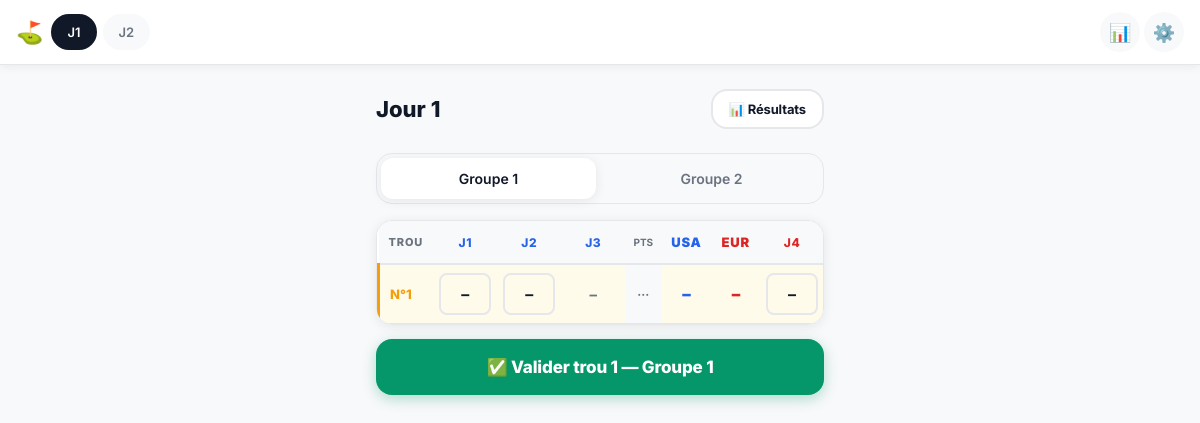
The page /jour/1/saisie/1/ on the database as committed earlier.
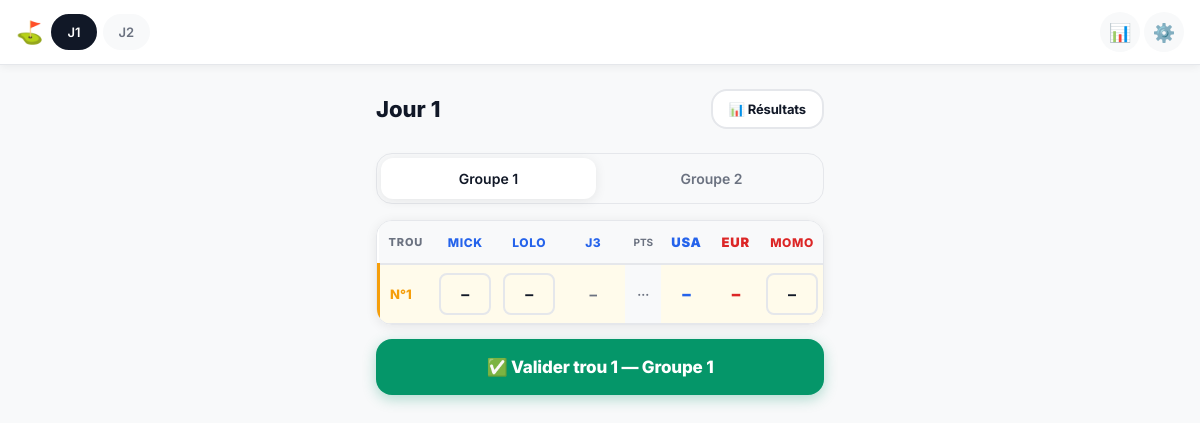
The same page on the database as committed later.
### golf/models.py (models this page shows, shortened)
class Player(models.Model):
    SAISIE_GROUP_CHOICES = [(1, 'Groupe 1'), (2, 'Groupe 2')]
    team = models.ForeignKey(
        Team, on_delete=models.CASCADE, related_name='players'
    )
    name = models.CharField(max_length=100)
    order = models.IntegerField(default=0)
    saisie_group = models.IntegerField(choices=SAISIE_GROUP_CHOICES, default=1)
    class Meta:
        ordering = ['team__order', 'order']

### golf/views.py (the view)
# urls.py: path('jour/<int:day_id>/saisie/<int:group>/', views.saisie, name='saisie'),
def saisie(request, day_id, group=1):
    day = get_object_or_404(MatchDay, pk=day_id)
    if day.is_locked:
        return redirect('resultats', day_id=day_id)
    tournament = day.tournament
    ctx = _build_table_ctx(tournament, day, group)
    return render(request, 'golf/saisie.html', {**_base_ctx(tournament, day), **ctx})

### golf/logic.py (called while the page is built)
def get_current_hole(match_day: MatchDay):
    completed_ids = HoleResult.objects.filter(
        hole__match_day=match_day
    ).values_list('hole_id', flat=True)
    return match_day.holes.exclude(id__in=completed_ids).order_by('number').first()

### golf/templatetags/golf_tags.py (called while the page is built)
@register.filter
def dict_get(d, key):
    if d is None:
        return None
    return d.get(key)

### golf/views.py (called while the page is built)
def _base_ctx(tournament, day=None):
    ctx = {'tournament': tournament, 'days': tournament.days.all() if tournament else []}
    if day:
        ctx['day'] = day
    return ctx

### golf/templates/golf/saisie.html (shortened to what this page needs)
{% extends 'golf/base.html' %}
{% load golf_tags %}
{% block content %}
<div class="saisie-page">
    <div class="saisie-header">
        <span class="saisie-title">Jour {{ day.day_number }}</span>
        <a href="{% url 'resultats' day.id %}" class="btn btn-secondary btn-sm">📊 Résultats</a>
    </div>
    <div class="tabs">
        <a href="{% url 'saisie' day.id 1 %}"
           class="tab {% if group == 1 %}tab-active{% endif %}">
            Groupe 1
        </a>
        <a href="{% url 'saisie' day.id 2 %}"
           class="tab {% if group == 2 %}tab-active{% endif %}">
            Groupe 2
        </a>
    </div>
    {% if current_hole %}
    {% with last_hole=visible_holes|last %}
    {% if last_hole and last_hole.group_validated %}
    <div class="table-wrap">
        <table class="score-table">
            <thead>
                <tr>
                    <th class="th-hole">Trou</th>
                    {% for p in team1_all %}<th class="th-player" style="color:{{ p.team.color }}">{{ p.name }}</th>{% endfor %}
                    <th class="th-sep">PTS</th>
                    <th class="th-team" style="color:{{ teams.0.color }}">{{ teams.0.name }}</th>
                    <th class="th-team" style="color:{{ teams.1.color }}">{{ teams.1.name }}</th>
                    {% for p in team2_all %}<th class="th-player" style="color:{{ p.team.color }}">{{ p.name }}</th>{% endfor %}
                </tr>
            </thead>
            <tbody id="score-tbody">
                {% include 'golf/partials/saisie_tbody.html' %}
            </tbody>
        </table>
    </div>
    <div class="already-validated">
        ✅ Groupe {{ group }} validé — en attente de l'autre groupe…
    </div>
    {% else %}
    <form id="saisie-form"
          hx-post="{% url 'validate_hole' current_hole.id group %}"
          hx-target="#score-tbody"
          hx-swap="innerHTML"
          method="post"
          action="{% url 'validate_hole' current_hole.id group %}">
        <div class="table-wrap">
            <table class="score-table">
                <thead>
                    <tr>
                        <th class="th-hole">Trou</th>
                        {% for p in team1_all %}<th class="th-player" style="color:{{ p.team.color }}">{{ p.name }}</th>{% endfor %}
                        <th class="th-sep">PTS</th>
                        <th class="th-team" style="color:{{ teams.0.color }}">{{ teams.0.name }}</th>
                        <th class="th-team" style="color:{{ teams.1.color }}">{{ teams.1.name }}</th>
                        {% for p in team2_all %}<th class="th-player" style="color:{{ p.team.color }}">{{ p.name }}</th>{% endfor %}
                    </tr>
                </thead>
                <tbody id="score-tbody">
                    {% include 'golf/partials/saisie_tbody.html' %}
                </tbody>
            </table>
        </div>
        <button type="submit" class="btn btn-validate">
            ✅ Valider trou {{ current_hole.number }} — Groupe {{ group }}
        </button>
    </form>
    {% endif %}
    {% endwith %}
    {% endif %}
</div>
{% endblock %}

### golf/templates/golf/partials/saisie_tbody.html (shortened to what this page needs)
{% load golf_tags %}
{% for hd in visible_holes %}
<tr class="{% if hd.is_current %}row-current{% else %}row-done{% endif %}">
    <td class="td-hole">N°{{ hd.hole.number }}</td>
    {% for p in team1_all %}
    {% with s=hd.player_scores|dict_get:p.id best_pid=hd.best_pids|dict_get:p.team_id %}
    <td class="td-score{% if best_pid == p.id %} best-score{% endif %}"
        {% if best_pid == p.id %}style="--best-color:{{ p.team.color }}"{% endif %}>
        {% if hd.is_current and p.saisie_group == group %}
            <select name="score_{{ p.id }}" class="score-select">
                <option value="">–</option>
            </select>
        {% else %}
            <span class="{% if hd.is_current %}td-other-group{% endif %}">{% if s %}{{ s }}{% else %}–{% endif %}</span>
        {% endif %}
    </td>
    {% endwith %}
    {% endfor %}
    <td class="td-sep">
        {% if hd.is_done %}{% if hd.result.team1_points > hd.result.team2_points %}◀{% elif hd.result.team2_points > hd.result.team1_points %}▶{% else %}={% endif %}
        {% else %}···{% endif %}
    </td>
    <td class="td-team-pts "
        style="color:{{ teams.0.color }}">
        {% if hd.is_done %}{{ hd.result.team1_points|format_pts }}{% else %}–{% endif %}
    </td>
    <td class="td-team-pts "
        style="color:{{ teams.1.color }}">
        {% if hd.is_done %}{{ hd.result.team2_points|format_pts }}{% else %}–{% endif %}
    </td>
    {% for p in team2_all %}
    {% with s=hd.player_scores|dict_get:p.id best_pid=hd.best_pids|dict_get:p.team_id %}
    <td class="td-score{% if best_pid == p.id %} best-score{% endif %}"
        {% if best_pid == p.id %}style="--best-color:{{ p.team.color }}"{% endif %}>
        {% if hd.is_current and p.saisie_group == group %}
            <select name="score_{{ p.id }}" class="score-select">
                <option value="">–</option>
            </select>
        {% else %}
            <span class="{% if hd.is_current %}td-other-group{% endif %}">{% if s %}{{ s }}{% else %}–{% endif %}</span>
        {% endif %}
    </td>
    {% endwith %}
    {% endfor %}
</tr>
{% endfor %}

Rows that differ between the two databases and show on the page:
changed Player: name "J1" → "MICK"
changed Player: name "J2" → "LOLO"
changed Player: name "J4" → "MOMO"
